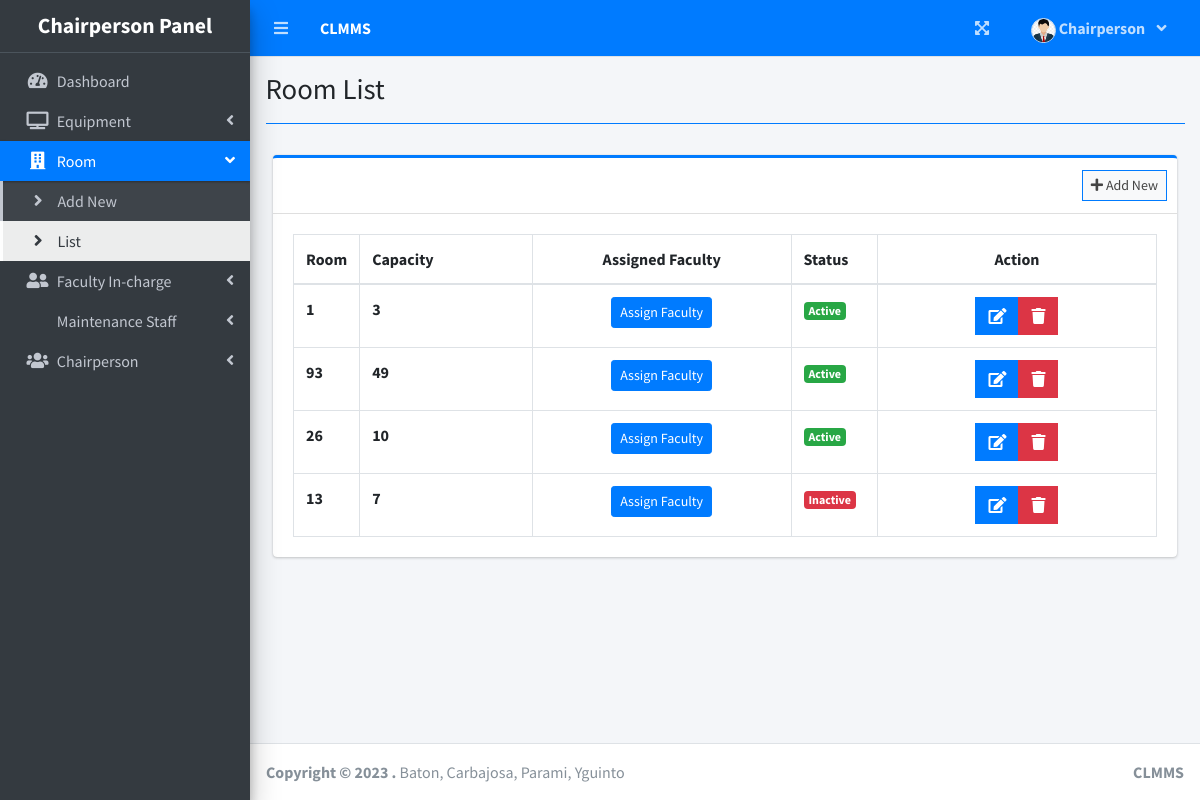
Page /index.php?page=room_list (signed in) on the earlier database version.
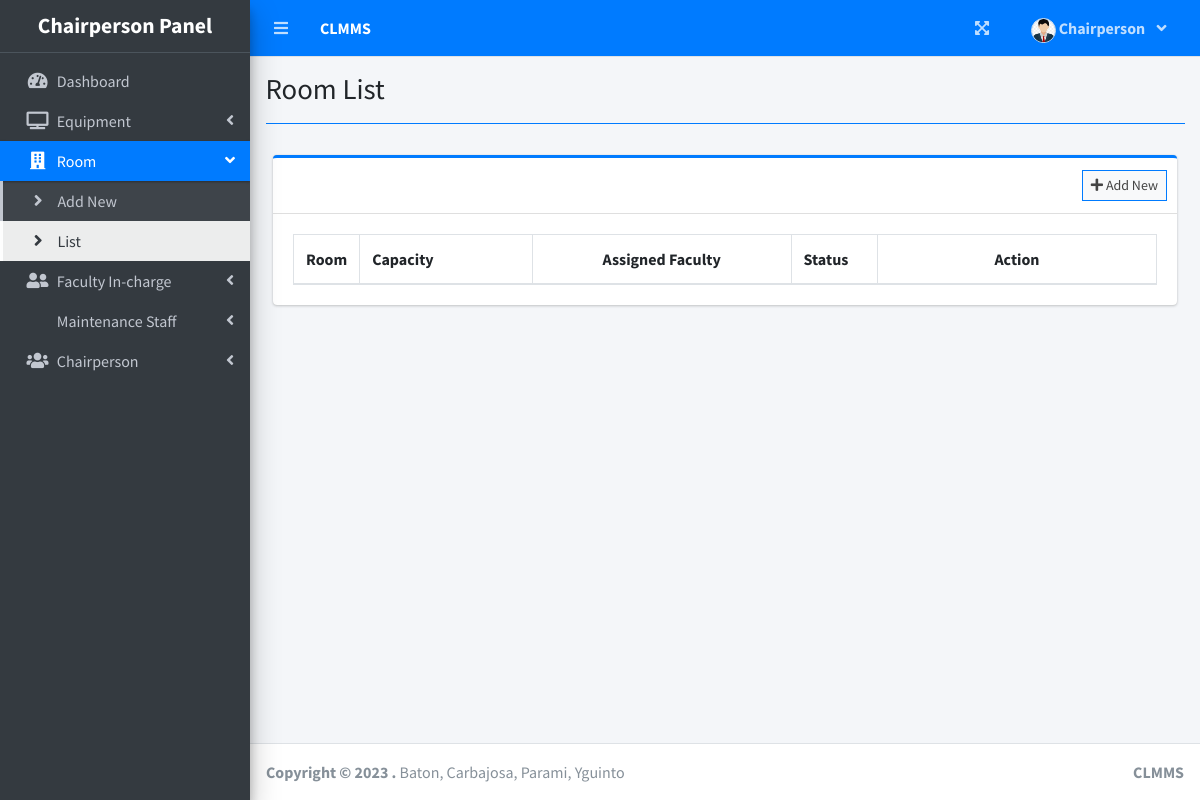
Same page on the later database version.
### tables this page shows
CREATE TABLE `room_list` (
  `id` int(11) NOT NULL,
  `faculty_id` int(11) DEFAULT NULL,
  `room` varchar(7) NOT NULL,
  `description` text DEFAULT NULL,
  `capacity` int(11) NOT NULL DEFAULT 0,
  `status` int(11) NOT NULL DEFAULT 0
);

### admin/room_list.php (the view, shortened to what this page needs)
<?php include'db_connect.php' ?>
<div class="col-lg-12">
	<div class="card card-outline card-primary">
		<div class="card-header">
			<div class="card-tools">
				<a class="btn btn-block btn-sm btn-default btn-flat border-primary new_room" href="index.php?page=new_room"><i class="fa fa-plus"></i> Add New</a>
			</div>
		</div>
		<div class="card-body">
			<table class="table tabe-hover table-bordered" id="list">
				<colgroup>
					<col width="5%">
					<col width="20%">
					<col width="30%">
					<col width="10%">
				</colgroup>
				<thead>
					<tr>
						<th>Room</th>
						<th>Capacity</th>
                        <th style="text-align: center;">Assigned Faculty</th>
                        <th>Status</th>
                        <th style="text-align: center;">Action</th>
					</tr>
				</thead>
				<tbody>
					<?php
					$qry = $conn->query("SELECT * FROM `room_list` order by id asc");
					while($row= $qry->fetch_assoc()):
					?>
					<tr>
						<td><b><?= $row['room'] ?></b></td>
						<td><b><?= $row['capacity'] ?></b></td>
						<td style="text-align: center;">
							<?php if ($row['faculty_id'] == null): ?>
								<button class="btn btn-sm btn-primary assign_faculty" data-id="<?= $row['id'] ?>">Assign Faculty</button>
							<?php endif; ?>
						</td>
						<td>
							<b>
								<?php if($row['status'] == 1): ?>
									<span class="badge badge-success">Active</span>
								<?php else: ?>
									<span class="badge badge-danger">Inactive</span>
								<?php endif; ?>
							</b>
						</td>
						<td class="text-center">
		                    <div class="btn-group" >
		                        <a href="javascript:void(0)" data-id="<?= $row['id'] ?>" class="btn btn-primary btn-flat manage_room">
		                          <i class="fas fa-edit"></i>
		                        </a>
		                        <button type="button"  class="btn btn-danger btn-flat delete_room" data-id="<?= $row['id'] ?>">
		                          <i class="fas fa-trash"></i>
		                        </button>
	                      </div>
						</td>
					</tr>
				<?php endwhile; ?>
				</tbody>
			</table>
		</div>
	</div>
</div>

### index.php (shortened to what this page needs)
<!DOCTYPE html>
<html lang="en">
<?php
	include 'header.php'
?>
<body class="hold-transition sidebar-mini layout-fixed layout-navbar-fixed layout-footer-fixed">
<div class="wrapper">
  <?php include 'topbar.php' ?>
  <?php include $_SESSION['login_view_folder'].'sidebar.php' ?>
  <div class="content-wrapper">
    <div class="content-header">
      <div class="container-fluid">
        <div class="row mb-2">
          <div class="col-sm-6">
            <h1 class="m-0"><?php echo $title ?></h1>
          </div>
        </div>
            <hr class="border-primary">
      </div>
    </div>
    <section class="content">
      <div class="container-fluid">
         <?php
            $page = isset($_GET['page']) ? $_GET['page'] : 'home';
            if(!file_exists($_SESSION['login_view_folder'].$page.".php")){
                include '404.html';
            }else{
            include $_SESSION['login_view_folder'].$page.'.php';
            }
          ?>
      </div>
    </section>
  </div>
  <footer class="main-footer">
    <strong>Copyright &copy; 2023 <a href="https://www.campcodes.com"></a>.</strong>
    Baton, Carbajosa, Parami, Yguinto
    <div class="float-right d-none d-sm-inline-block">
      <b><?php echo $_SESSION['system']['name'] ?></b>
    </div>
  </footer>
</div>
</body>
</html>

### header.php (shortened to what this page needs)
<head>
  <?php
  $title = isset($_GET['page']) ? ucwords(str_replace("_", ' ', $_GET['page'])) : "Home";
  ?>
  <link rel="stylesheet" href="assets/plugins/fontawesome-free/css/all.min.css">
  <link rel="stylesheet" href="https://code.ionicframework.com/ionicons/2.0.1/css/ionicons.min.css">
  <link rel="stylesheet" href="assets/plugins/overlayScrollbars/css/OverlayScrollbars.min.css">
  <link rel="stylesheet" href="assets/plugins/datatables-bs4/css/dataTables.bootstrap4.min.css">
  <link rel="stylesheet" href="assets/plugins/datatables-responsive/css/responsive.bootstrap4.min.css">
  <link rel="stylesheet" href="assets/plugins/datatables-buttons/css/buttons.bootstrap4.min.css">
  <link rel="stylesheet" href="assets/plugins/select2/css/select2.min.css">
  <link rel="stylesheet" href="assets/plugins/select2-bootstrap4-theme/select2-bootstrap4.min.css">
  <link rel="stylesheet" href="assets/plugins/sweetalert2-theme-bootstrap-4/bootstrap-4.min.css">
  <link rel="stylesheet" href="assets/plugins/jquery-ui/jquery-ui.min.css">
  <link rel="stylesheet" href="assets/plugins/toastr/toastr.min.css">
  <link rel="stylesheet" href="assets/plugins/dropzone/min/dropzone.min.css">
  <link rel="stylesheet" href="assets/dist/css/jquery.datetimepicker.min.css">
  <link rel="stylesheet" href="assets/plugins/icheck-bootstrap/icheck-bootstrap.min.css">
  <link rel="stylesheet" href="assets/plugins/bootstrap4-toggle/css/bootstrap4-toggle.min.css">
  <link rel="stylesheet" href="assets/dist/css/adminlte.min.css">
  <link rel="stylesheet" href="assets/dist/css/styles.css">
  <link rel="stylesheet" href="assets/plugins/summernote/summernote-bs4.min.css">
</head>

### topbar.php (shortened to what this page needs)
<nav class="main-header navbar navbar-expand navbar-primary navbar-dark ">
  <ul class="navbar-nav">
    <?php if(isset($_SESSION['login_id'])): ?>
    <li class="nav-item">
      <a class="nav-link" data-widget="pushmenu" href="" role="button"><i class="fas fa-bars"></i></a>
    </li>
  <?php endif; ?>
    <li>
      <a class="nav-link text-white"  href="./" role="button"> <large><b><?php echo $_SESSION['system']['name'] ?></b></large></a>
    </li>
  </ul>
  <ul class="navbar-nav ml-auto">
    <li class="nav-item">
      <a class="nav-link" data-widget="fullscreen" href="#" role="button">
        <i class="fas fa-expand-arrows-alt"></i>
      </a>
    </li>
   <li class="nav-item dropdown">
          <a class="nav-link"  data-toggle="dropdown" aria-expanded="true" href="javascript:void(0)">
            <span>
              <div class="d-felx badge-pill">
                <span class=""><img src="assets/uploads/<?php echo $_SESSION['login_avatar'] ?>" alt="" class="user-img border "></span>
                <span><b><?php echo ucwords($_SESSION['login_firstname']) ?></b></span>
                <span class="fa fa-angle-down ml-2"></span>
              </div>
            </span>
          </a>
    </li>
  </ul>
</nav>

### admin/sidebar.php (shortened to what this page needs)
<aside class="main-sidebar sidebar-dark-primary elevation-4">
  <div class="dropdown">
 	<a href="./" class="brand-link">
      <h3 class="text-center p-0 m-0"><b>Chairperson Panel</b></h3>
  </a>
  </div>
  <div class="sidebar">
    <nav class="mt-2">
      <ul class="nav nav-pills nav-sidebar flex-column nav-flat" data-widget="treeview" role="menu" data-accordion="false">
       <li class="nav-item dropdown">
          <a href="./" class="nav-link nav-home">
            <i class="nav-icon fas fa-tachometer-alt"></i>
            <p>
              Dashboard
            </p>
          </a>
        </li>
        <li class="nav-item">
          <a href="#" class="nav-link nav-edit_equipment">
            <i class="nav-icon fas fa-tv"></i>
            <p>
              Equipment
              <i class="right fas fa-angle-left"></i>
            </p>
          </a>
        </li>
        <li class="nav-item">
          <a href="#" class="nav-link nav-edit_room">
            <i class="nav-icon fas fa-building"></i>
            <p>
              Room
              <i class="right fas fa-angle-left"></i>
            </p>
          </a>
          <ul class="nav nav-treeview">
            <li class="nav-item">
              <a href="./index.php?page=new_room" class="nav-link nav-new_room tree-item">
                <i class="fas fa-angle-right nav-icon"></i>
                <p>Add New</p>
              </a>
            </li>
            <li class="nav-item">
              <a href="./index.php?page=room_list" class="nav-link nav-room_list tree-item">
                <i class="fas fa-angle-right nav-icon"></i>
                <p>List</p>
              </a>
            </li>
          </ul>
        </li>
        <li class="nav-item">
          <a href="#" class="nav-link nav-edit_faculty">
            <i class="nav-icon fas fa-user-friends"></i>
            <p>
              Faculty In-charge
              <i class="right fas fa-angle-left"></i>
            </p>
          </a>
        </li>
        <li class="nav-item">
          <a href="#" class="nav-link nav-edit_student">
            <p>
               Maintenance Staff
              <i class="right fas fa-angle-left"></i>
            </p>
          </a>
        </li>
        <li class="nav-item">
          <a href="#" class="nav-link nav-edit_user">
            <i class="nav-icon fas fa-users"></i>
            <p>
              Chairperson
              <i class="right fas fa-angle-left"></i>
            </p>
          </a>
        </li>
      </ul>
    </nav>
  </div>
</aside>

### topbar.php (style rules this page uses)
.user-img { border-radius: 50%; height: 25px; width: 25px; object-fit: cover; }

### admin/sidebar.php (style rules this page uses)
h3, .h3 { font-size: 1.35rem; }

Differences in the rows shown:
removed room_list: room "1", capacity "3", status "Active"
removed room_list: room "93", capacity "49", status "Active"
removed room_list: room "26", capacity "10", status "Active"
removed room_list: room "13", capacity "7", status "Inactive"
